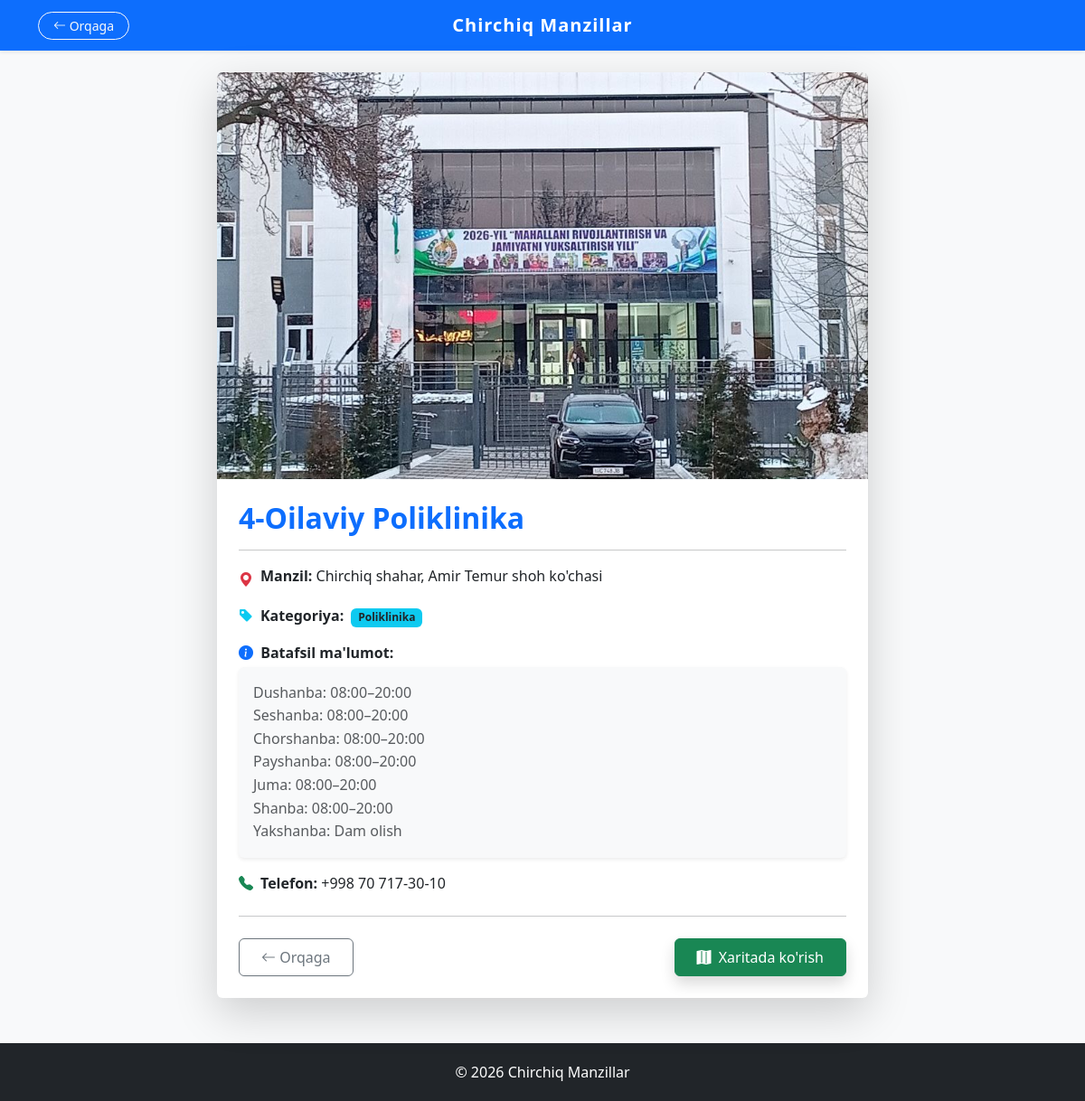
/manzil/4/, run on the app's committed database.
### manzil/models.py (models this page shows, shortened)
class Manzil(models.Model):
    name = models.CharField(max_length=200)
    description = models.TextField()
    phone = models.CharField(max_length=20)
    address = models.CharField(max_length=255)
    category = models.ForeignKey(Category, on_delete=models.CASCADE)
    image = models.ImageField(upload_to='manzil/', null=True, blank=True)

class Category(models.Model):
    name = models.CharField(max_length=100)

### manzil/views.py (the view)
# urls.py: path('manzil/<int:pk>/', views.manzil_detail, name='manzil_detail'),
def manzil_detail(request, pk):
    manzil = get_object_or_404(Manzil, pk=pk)
    return render(request, 'manzil/manzil_detail.html', {'manzil': manzil})

### manzil/templates/manzil/manzil_detail.html
{% extends 'manzil/base.html' %}
{% block content %}
<div class="container mt-4 mb-5">
    <div class="row justify-content-center">
        <div class="col-md-8">
            <div class="card shadow-lg border-0 overflow-hidden">
                {% if manzil.image %}
                    <img src="{{ manzil.image.url }}" class="card-img-top" alt="{{ manzil.name }}" style="height: 450px; object-fit: cover;">
                {% else %}
                    <div class="bg-light text-center py-5" style="height: 400px; display: flex; align-items: center; justify-content: center; flex-direction: column;">
                        <i class="bi bi-image text-secondary" style="font-size: 4rem;"></i>
                        <p class="text-muted mt-2">Rasm yuklanmagan</p>
                    </div>
                {% endif %}
                <div class="card-body p-4">
                    <h2 class="card-title text-primary fw-bold">{{ manzil.name }}</h2>
                    <hr>
                    <div class="mb-3 d-flex align-items-start">
                        <i class="bi bi-geo-alt-fill text-danger me-2 mt-1"></i>
                        <p class="mb-0"><strong>Manzil:</strong> {{ manzil.address }}</p>
                    </div>
                    {% if manzil.category %}
                    <div class="mb-3 d-flex align-items-center">
                        <i class="bi bi-tag-fill text-info me-2"></i>
                        <p class="mb-0"><strong>Kategoriya:</strong>
                            <span class="badge bg-info text-dark ms-1">{{ manzil.category.name }}</span>
                        </p>
                    </div>
                    {% endif %}
                    {% if manzil.description %}
                    <div class="mb-3">
                        <p class="mb-1"><strong><i class="bi bi-info-circle-fill text-primary me-1"></i> Batafsil ma'lumot:</strong></p>
                        <div class="p-3 bg-light rounded shadow-sm">
                            <p class="text-muted mb-0" style="white-space: pre-wrap; line-height: 1.6;">{{ manzil.description }}</p>
                        </div>
                    </div>
                    {% endif %}
                    {% if manzil.phone %}
                    <div class="mb-3 d-flex align-items-center">
                        <i class="bi bi-telephone-fill text-success me-2"></i>
                        <p class="mb-0"><strong>Telefon:</strong> {{ manzil.phone }}</p>
                    </div>
                    {% endif %}
                    <hr class="my-4">
                    <div class="d-flex gap-2 justify-content-between">
                        <a href="javascript:history.back()" class="btn btn-outline-secondary px-4 py-2">
                            <i class="bi bi-arrow-left"></i> Orqaga
                        </a>
                        <a href="https://www.google.com/maps/search/?api=1&query={{ manzil.name|urlencode }}+Chirchiq+{{ manzil.address|urlencode }}"
                           target="_blank"
                           class="btn btn-success px-4 py-2 shadow">
                            <i class="bi bi-map-fill me-1"></i> Xaritada ko'rish
                        </a>
                    </div>
                </div>
            </div>
        </div>
    </div>
</div>
{% endblock %}

### manzil/templates/manzil/base.html (style rules this page uses)
body { background-color: #f8f9fa; }

### data on the page
Manzil: image (picture), name "4-Oilaviy Poliklinika", address "Chirchiq shahar, Amir Temur shoh ko'chasi", category.name "Poliklinika", description "Dushanba: 08:00–20:00 Seshanba: 08:00–20:00 Chorshanba: 08:00–20:00 Payshanba: 08:00–20:00 Juma: 08:00–20:00 Shanba: 08:00–20:00 Yakshanba: Dam olish", phone "+998 70 717-30-10"
